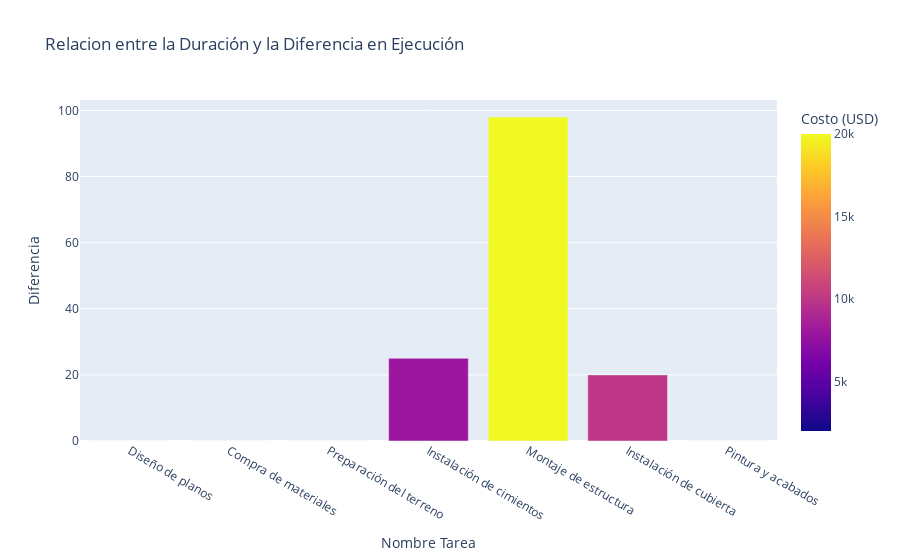

Notebook cell for this chart:
### Code cell
fig =px.bar(analisis, x="Nombre Tarea", y="Diferencia", title="Relacion entre la Diferencia en Ejecución", barmode="group", color="Costo (USD)")
fig.show()

### Figure 1 — Plotly figure (JSON) as saved in the notebook; plotly's stock layout.template omitted (floating-point values rounded to 4 significant figures)
{"data": [{"alignmentgroup": "True", "hovertemplate": "Nombre Tarea=%{x}<br>Diferencia=%{y}<br>Costo (USD)=%{marker.color}<extra></extra>", "legendgroup": "", "marker": {"color": [2000, 15000, 5000, 8000, 20000, 10000, 5000], "coloraxis": "coloraxis", "pattern": {"shape": ""}}, "name": "", "offsetgroup": "", "orientation": "v", "showlegend": false, "textposition": "auto", "type": "bar", "x": ["Diseño de planos", "Compra de materiales", "Preparación del terreno", "Instalación de cimientos", "Montaje de estructura", "Instalación de cubierta", "Pintura y acabados"], "xaxis": "x", "y": [0, 0, 0, 25, 98, 20, 0], "yaxis": "y"}], "layout": {"barmode": "group", "coloraxis": {"colorbar": {"title": {"text": "Costo (USD)"}}, "colorscale": [[0, "#0d0887"], [0.1111, "#46039f"], [0.2222, "#7201a8"], [0.3333, "#9c179e"], [0.4444, "#bd3786"], [0.5556, "#d8576b"], [0.6667, "#ed7953"], [0.7778, "#fb9f3a"], [0.8889, "#fdca26"], [1, "#f0f921"]]}, "legend": {"tracegroupgap": 0}, "title": {"text": "Relacion entre la Duración y la Diferencia en Ejecución"}, "xaxis": {"anchor": "y", "domain": [0, 1], "title": {"text": "Nombre Tarea"}}, "yaxis": {"anchor": "x", "domain": [0, 1], "title": {"text": "Diferencia"}}}}
